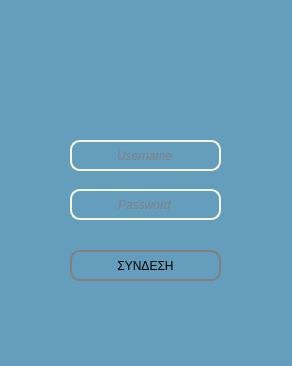
<?xml version="1.0" encoding="UTF-8"?>
<ui version="4.0">
 <class>MainWindow</class>
 <widget class="QMainWindow" name="MainWindow">
  <property name="geometry">
   <rect>
    <x>0</x>
    <y>0</y>
    <width>292</width>
    <height>366</height>
   </rect>
  </property>
  <property name="palette">
   <palette>
    <active>
     <colorrole role="WindowText">
      <brush brushstyle="SolidPattern">
       <color alpha="255">
        <red>0</red>
        <green>0</green>
        <blue>0</blue>
       </color>
      </brush>
     </colorrole>
     <colorrole role="Button">
      <brush brushstyle="SolidPattern">
       <color alpha="255">
        <red>101</red>
        <green>157</green>
        <blue>189</blue>
       </color>
      </brush>
     </colorrole>
     <colorrole role="Light">
      <brush brushstyle="SolidPattern">
       <color alpha="255">
        <red>185</red>
        <green>217</green>
        <blue>255</blue>
       </color>
      </brush>
     </colorrole>
     <colorrole role="Midlight">
      <brush brushstyle="SolidPattern">
       <color alpha="255">
        <red>150</red>
        <green>183</green>
        <blue>222</blue>
       </color>
      </brush>
     </colorrole>
     <colorrole role="Dark">
      <brush brushstyle="SolidPattern">
       <color alpha="255">
        <red>58</red>
        <green>74</green>
        <blue>94</blue>
       </color>
      </brush>
     </colorrole>
     <colorrole role="Mid">
      <brush brushstyle="SolidPattern">
       <color alpha="255">
        <red>77</red>
        <green>99</green>
        <blue>126</blue>
       </color>
      </brush>
     </colorrole>
     <colorrole role="Text">
      <brush brushstyle="SolidPattern">
       <color alpha="255">
        <red>0</red>
        <green>0</green>
        <blue>0</blue>
       </color>
      </brush>
     </colorrole>
     <colorrole role="BrightText">
      <brush brushstyle="SolidPattern">
       <color alpha="255">
        <red>255</red>
        <green>255</green>
        <blue>255</blue>
       </color>
      </brush>
     </colorrole>
     <colorrole role="ButtonText">
      <brush brushstyle="SolidPattern">
       <color alpha="255">
        <red>0</red>
        <green>0</green>
        <blue>0</blue>
       </color>
      </brush>
     </colorrole>
     <colorrole role="Base">
      <brush brushstyle="SolidPattern">
       <color alpha="255">
        <red>101</red>
        <green>157</green>
        <blue>189</blue>
       </color>
      </brush>
     </colorrole>
     <colorrole role="Window">
      <brush brushstyle="SolidPattern">
       <color alpha="255">
        <red>101</red>
        <green>157</green>
        <blue>189</blue>
       </color>
      </brush>
     </colorrole>
     <colorrole role="Shadow">
      <brush brushstyle="SolidPattern">
       <color alpha="255">
        <red>0</red>
        <green>0</green>
        <blue>0</blue>
       </color>
      </brush>
     </colorrole>
     <colorrole role="AlternateBase">
      <brush brushstyle="SolidPattern">
       <color alpha="255">
        <red>185</red>
        <green>202</green>
        <blue>222</blue>
       </color>
      </brush>
     </colorrole>
     <colorrole role="ToolTipBase">
      <brush brushstyle="SolidPattern">
       <color alpha="255">
        <red>255</red>
        <green>255</green>
        <blue>220</blue>
       </color>
      </brush>
     </colorrole>
     <colorrole role="ToolTipText">
      <brush brushstyle="SolidPattern">
       <color alpha="255">
        <red>0</red>
        <green>0</green>
        <blue>0</blue>
       </color>
      </brush>
     </colorrole>
    </active>
    <inactive>
     <colorrole role="WindowText">
      <brush brushstyle="SolidPattern">
       <color alpha="255">
        <red>0</red>
        <green>0</green>
        <blue>0</blue>
       </color>
      </brush>
     </colorrole>
     <colorrole role="Button">
      <brush brushstyle="SolidPattern">
       <color alpha="255">
        <red>101</red>
        <green>157</green>
        <blue>189</blue>
       </color>
      </brush>
     </colorrole>
     <colorrole role="Light">
      <brush brushstyle="SolidPattern">
       <color alpha="255">
        <red>255</red>
        <green>255</green>
        <blue>255</blue>
       </color>
      </brush>
     </colorrole>
     <colorrole role="Midlight">
      <brush brushstyle="SolidPattern">
       <color alpha="255">
        <red>227</red>
        <green>227</green>
        <blue>227</blue>
       </color>
      </brush>
     </colorrole>
     <colorrole role="Dark">
      <brush brushstyle="SolidPattern">
       <color alpha="255">
        <red>160</red>
        <green>160</green>
        <blue>160</blue>
       </color>
      </brush>
     </colorrole>
     <colorrole role="Mid">
      <brush brushstyle="SolidPattern">
       <color alpha="255">
        <red>160</red>
        <green>160</green>
        <blue>160</blue>
       </color>
      </brush>
     </colorrole>
     <colorrole role="Text">
      <brush brushstyle="SolidPattern">
       <color alpha="255">
        <red>0</red>
        <green>0</green>
        <blue>0</blue>
       </color>
      </brush>
     </colorrole>
     <colorrole role="BrightText">
      <brush brushstyle="SolidPattern">
       <color alpha="255">
        <red>255</red>
        <green>255</green>
        <blue>255</blue>
       </color>
      </brush>
     </colorrole>
     <colorrole role="ButtonText">
      <brush brushstyle="SolidPattern">
       <color alpha="255">
        <red>0</red>
        <green>0</green>
        <blue>0</blue>
       </color>
      </brush>
     </colorrole>
     <colorrole role="Base">
      <brush brushstyle="SolidPattern">
       <color alpha="255">
        <red>101</red>
        <green>157</green>
        <blue>189</blue>
       </color>
      </brush>
     </colorrole>
     <colorrole role="Window">
      <brush brushstyle="SolidPattern">
       <color alpha="255">
        <red>101</red>
        <green>157</green>
        <blue>189</blue>
       </color>
      </brush>
     </colorrole>
     <colorrole role="Shadow">
      <brush brushstyle="SolidPattern">
       <color alpha="255">
        <red>105</red>
        <green>105</green>
        <blue>105</blue>
       </color>
      </brush>
     </colorrole>
     <colorrole role="AlternateBase">
      <brush brushstyle="SolidPattern">
       <color alpha="255">
        <red>245</red>
        <green>245</green>
        <blue>245</blue>
       </color>
      </brush>
     </colorrole>
     <colorrole role="ToolTipBase">
      <brush brushstyle="SolidPattern">
       <color alpha="255">
        <red>255</red>
        <green>255</green>
        <blue>220</blue>
       </color>
      </brush>
     </colorrole>
     <colorrole role="ToolTipText">
      <brush brushstyle="SolidPattern">
       <color alpha="255">
        <red>0</red>
        <green>0</green>
        <blue>0</blue>
       </color>
      </brush>
     </colorrole>
    </inactive>
    <disabled>
     <colorrole role="WindowText">
      <brush brushstyle="SolidPattern">
       <color alpha="255">
        <red>58</red>
        <green>74</green>
        <blue>94</blue>
       </color>
      </brush>
     </colorrole>
     <colorrole role="Button">
      <brush brushstyle="SolidPattern">
       <color alpha="255">
        <red>101</red>
        <green>157</green>
        <blue>189</blue>
       </color>
      </brush>
     </colorrole>
     <colorrole role="Light">
      <brush brushstyle="SolidPattern">
       <color alpha="255">
        <red>185</red>
        <green>217</green>
        <blue>255</blue>
       </color>
      </brush>
     </colorrole>
     <colorrole role="Midlight">
      <brush brushstyle="SolidPattern">
       <color alpha="255">
        <red>150</red>
        <green>183</green>
        <blue>222</blue>
       </color>
      </brush>
     </colorrole>
     <colorrole role="Dark">
      <brush brushstyle="SolidPattern">
       <color alpha="255">
        <red>58</red>
        <green>74</green>
        <blue>94</blue>
       </color>
      </brush>
     </colorrole>
     <colorrole role="Mid">
      <brush brushstyle="SolidPattern">
       <color alpha="255">
        <red>77</red>
        <green>99</green>
        <blue>126</blue>
       </color>
      </brush>
     </colorrole>
     <colorrole role="Text">
      <brush brushstyle="SolidPattern">
       <color alpha="255">
        <red>58</red>
        <green>74</green>
        <blue>94</blue>
       </color>
      </brush>
     </colorrole>
     <colorrole role="BrightText">
      <brush brushstyle="SolidPattern">
       <color alpha="255">
        <red>255</red>
        <green>255</green>
        <blue>255</blue>
       </color>
      </brush>
     </colorrole>
     <colorrole role="ButtonText">
      <brush brushstyle="SolidPattern">
       <color alpha="255">
        <red>58</red>
        <green>74</green>
        <blue>94</blue>
       </color>
      </brush>
     </colorrole>
     <colorrole role="Base">
      <brush brushstyle="SolidPattern">
       <color alpha="255">
        <red>101</red>
        <green>157</green>
        <blue>189</blue>
       </color>
      </brush>
     </colorrole>
     <colorrole role="Window">
      <brush brushstyle="SolidPattern">
       <color alpha="255">
        <red>101</red>
        <green>157</green>
        <blue>189</blue>
       </color>
      </brush>
     </colorrole>
     <colorrole role="Shadow">
      <brush brushstyle="SolidPattern">
       <color alpha="255">
        <red>0</red>
        <green>0</green>
        <blue>0</blue>
       </color>
      </brush>
     </colorrole>
     <colorrole role="AlternateBase">
      <brush brushstyle="SolidPattern">
       <color alpha="255">
        <red>245</red>
        <green>245</green>
        <blue>245</blue>
       </color>
      </brush>
     </colorrole>
     <colorrole role="ToolTipBase">
      <brush brushstyle="SolidPattern">
       <color alpha="255">
        <red>255</red>
        <green>255</green>
        <blue>220</blue>
       </color>
      </brush>
     </colorrole>
     <colorrole role="ToolTipText">
      <brush brushstyle="SolidPattern">
       <color alpha="255">
        <red>0</red>
        <green>0</green>
        <blue>0</blue>
       </color>
      </brush>
     </colorrole>
    </disabled>
   </palette>
  </property>
  <property name="focusPolicy">
   <enum>Qt::StrongFocus</enum>
  </property>
  <property name="windowTitle">
   <string>ΑΞΙΟΝ ΠΕΙΡΑΙΑ</string>
  </property>
  <property name="layoutDirection">
   <enum>Qt::LeftToRight</enum>
  </property>
  <property name="autoFillBackground">
   <bool>false</bool>
  </property>
  <property name="styleSheet">
   <string notr="true">background-color: rgb(101, 157, 189);</string>
  </property>
  <property name="tabShape">
   <enum>QTabWidget::Rounded</enum>
  </property>
  <widget class="QWidget" name="centralwidget">
   <widget class="QPushButton" name="pushButton">
    <property name="geometry">
     <rect>
      <x>70</x>
      <y>250</y>
      <width>151</width>
      <height>31</height>
     </rect>
    </property>
    <property name="styleSheet">
     <string notr="true">QPushButton {
	background-color: '#BC986A';
 	border: 2px solid gray;
 	border-radius: 10px;
}</string>
    </property>
    <property name="text">
     <string>ΣΥΝΔΕΣΗ</string>
    </property>
   </widget>
   <widget class="QLineEdit" name="lineEdit">
    <property name="geometry">
     <rect>
      <x>70</x>
      <y>140</y>
      <width>151</width>
      <height>31</height>
     </rect>
    </property>
    <property name="font">
     <font>
      <italic>true</italic>
     </font>
    </property>
    <property name="mouseTracking">
     <bool>true</bool>
    </property>
    <property name="styleSheet">
     <string notr="true">QLineEdit {
color: gray;
 border: 2px solid gray;
background-color: '#FBEEC1';
border-color: beige;
 border-radius: 10px;
}</string>
    </property>
    <property name="text">
     <string>Username</string>
    </property>
    <property name="alignment">
     <set>Qt::AlignCenter</set>
    </property>
   </widget>
   <widget class="QLineEdit" name="lineEdit_2">
    <property name="geometry">
     <rect>
      <x>70</x>
      <y>189</y>
      <width>151</width>
      <height>31</height>
     </rect>
    </property>
    <property name="font">
     <font>
      <italic>true</italic>
     </font>
    </property>
    <property name="styleSheet">
     <string notr="true">QLineEdit {
color: gray;
 border: 2px solid gray;
background-color: '#FBEEC1';
border-color: beige;
 border-radius: 10px;
}</string>
    </property>
    <property name="text">
     <string>Password</string>
    </property>
    <property name="alignment">
     <set>Qt::AlignCenter</set>
    </property>
   </widget>
   <widget class="QLabel" name="label">
    <property name="geometry">
     <rect>
      <x>110</x>
      <y>60</y>
      <width>61</width>
      <height>61</height>
     </rect>
    </property>
    <property name="text">
     <string/>
    </property>
    <property name="pixmap">
     <pixmap>icons/user.png</pixmap>
    </property>
    <property name="scaledContents">
     <bool>true</bool>
    </property>
    <property name="alignment">
     <set>Qt::AlignCenter</set>
    </property>
   </widget>
   <widget class="QLabel" name="info_lb">
    <property name="geometry">
     <rect>
      <x>70</x>
      <y>230</y>
      <width>151</width>
      <height>16</height>
     </rect>
    </property>
    <property name="styleSheet">
     <string notr="true">color: rgb(170, 0, 0);</string>
    </property>
    <property name="text">
     <string/>
    </property>
    <property name="alignment">
     <set>Qt::AlignCenter</set>
    </property>
   </widget>
   <widget class="QPushButton" name="main_exit_btn">
    <property name="geometry">
     <rect>
      <x>260</x>
      <y>10</y>
      <width>21</width>
      <height>21</height>
     </rect>
    </property>
    <property name="focusPolicy">
     <enum>Qt::NoFocus</enum>
    </property>
    <property name="styleSheet">
     <string notr="true"/>
    </property>
    <property name="text">
     <string/>
    </property>
    <property name="icon">
     <iconset>
      <normaloff>icons/exit.png</normaloff>icons/exit.png</iconset>
    </property>
    <property name="flat">
     <bool>true</bool>
    </property>
   </widget>
   <widget class="QPushButton" name="minim_btn">
    <property name="geometry">
     <rect>
      <x>230</x>
      <y>10</y>
      <width>21</width>
      <height>21</height>
     </rect>
    </property>
    <property name="focusPolicy">
     <enum>Qt::NoFocus</enum>
    </property>
    <property name="styleSheet">
     <string notr="true"/>
    </property>
    <property name="text">
     <string/>
    </property>
    <property name="icon">
     <iconset>
      <normaloff>icons/minimize.png</normaloff>icons/minimize.png</iconset>
    </property>
    <property name="flat">
     <bool>true</bool>
    </property>
   </widget>
  </widget>
  <widget class="QStatusBar" name="statusbar"/>
 </widget>
 <resources>
  <include location="../Modern_GUI_PyDracula_PySide6_or_PyQt6/resources.qrc"/>
 </resources>
 <connections/>
</ui>
